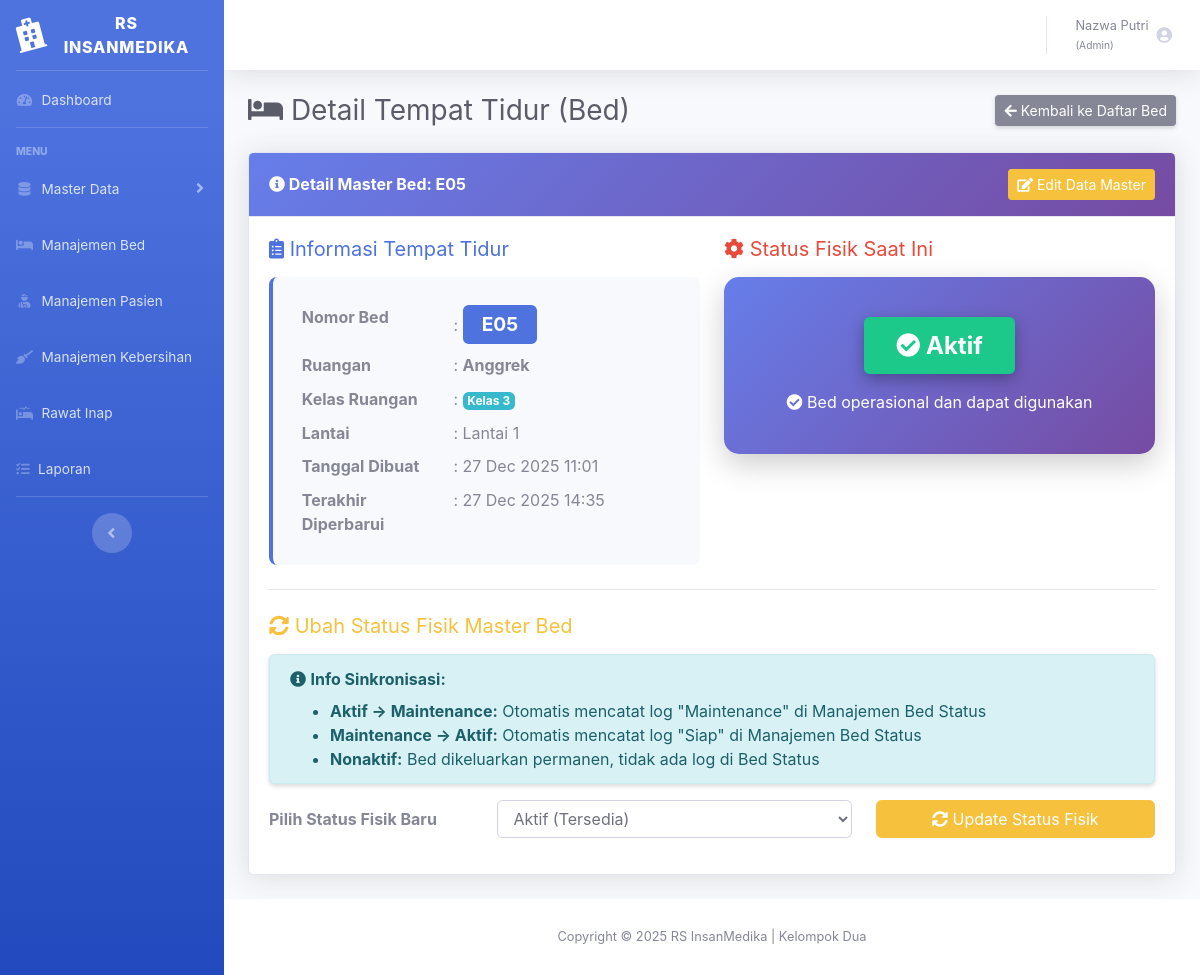
/rumahsakit/tempattidur/detail.php?id=13 (signed in), run on the app's committed database.
### tables this page shows
CREATE TABLE `t_tempattidur` (
  `f_idbed` int(11) NOT NULL,
  `f_idruangan` int(11) NOT NULL,
  `f_nomorbed` varchar(150) NOT NULL,
  `f_stsfisik` enum('Aktif','Nonaktif','Maintenance') NOT NULL,
  `f_created` datetime NOT NULL,
  `f_updated` datetime NOT NULL
);

CREATE TABLE `t_ruangan` (
  `f_idruangan` int(11) NOT NULL,
  `f_nama` varchar(150) NOT NULL,
  `f_kelas` enum('VVIP','VIP','Kelas 1','Kelas 2','Kelas 3') NOT NULL,
  `f_lantai` int(11) NOT NULL,
  `f_kapasitas` int(11) NOT NULL,
  `f_created` datetime NOT NULL,
  `f_updated` datetime NOT NULL,
  `f_luasruangan` decimal(6,2) DEFAULT NULL,
  `f_luasperbed` decimal(5,2) DEFAULT NULL,
  `f_faktorefisiensi` decimal(3,2) NOT NULL,
  `f_kapasitasmaks` int(11) NOT NULL
);

### rumahsakit/dbcontroller.php (called while the page is built, shortened)
<?php
class dbcontroller
{
    private $host = '127.0.0.1';
    private $user = 'root';
    private $password = '';
    private $database = 'rumahsakit';
    private $koneksi;
    public function __construct()
    {
        $this->koneksi = $this->koneksiDB();
    }
    private function koneksiDB()
    {
        return mysqli_connect($this->host, $this->user, $this->password, $this->database);
    }
    public function getITEM($sql)
    {
        $result = mysqli_query($this->koneksi, $sql);
        return $result ? mysqli_fetch_assoc($result) : false;
    }
}

### rumahsakit/tempattidur/detail.php (the view, shortened to what this page needs)
<?php
require_once "../dbcontroller.php";
$db = new dbcontroller();
$id_bed = (int)$_GET['id'];
$sql_detail = "SELECT
                tt.f_idbed,
                tt.f_nomorbed,
                tt.f_stsfisik,
                tt.f_created,
                tt.f_updated,
                r.f_idruangan,
                r.f_nama AS nama_ruangan,
                r.f_kelas AS kelas_ruangan,
                r.f_lantai
            FROM
                t_tempattidur tt
            INNER JOIN
                t_ruangan r ON tt.f_idruangan = r.f_idruangan
            WHERE
                tt.f_idbed = $id_bed";
$bed_detail = $db->getITEM($sql_detail);
$bed_fisik_status = $bed_detail['f_stsfisik'];
?>
<!DOCTYPE html>
<html lang="en">
<head>
    <link href="../vendor/fontawesome-free/css/all.min.css" rel="stylesheet">
    <link href="../css/sb-admin-2.min.css" rel="stylesheet">
</head>
<body id="page-top">
<div id="wrapper">
    <?php include '../sidebar.php'; ?>
    <div id="content-wrapper" class="d-flex flex-column">
        <div id="content">
            <?php include '../topbar.php'; ?>
            <div class="container-fluid">
                <div class="d-sm-flex align-items-center justify-content-between mb-4">
                    <h1 class="h3 mb-0 text-gray-800">
                        <i class="fas fa-bed"></i> Detail Tempat Tidur (Bed)
                    </h1>
                    <a href="select.php" class="btn btn-secondary btn-sm shadow-sm">
                        <i class="fas fa-arrow-left"></i> Kembali ke Daftar Bed
                    </a>
                </div>
                <div class="card shadow mb-4">
                    <div class="card-header py-3 d-flex justify-content-between align-items-center">
                        <h6 class="m-0 font-weight-bold text-white">
                            <i class="fas fa-info-circle"></i> Detail Master Bed: <?= htmlspecialchars($bed_detail['f_nomorbed']) ?>
                        </h6>
                        <a href="update.php?id=<?= $id_bed ?>" class="btn btn-warning btn-sm" title="Ubah Data Master Bed">
                            <i class="fas fa-edit"></i> Edit Data Master
                        </a>
                    </div>
                    <div class="card-body">
                        <div class="row">
                            <div class="col-md-6">
                                <h5 class="text-primary mb-3">
                                    <i class="fas fa-clipboard-list"></i> Informasi Tempat Tidur
                                </h5>
                                <div class="info-box">
                                    <table class="table table-sm table-borderless mb-0">
                                        <tr>
                                            <th width="40%">Nomor Bed</th>
                                            <td>: <span class="badge badge-primary badge-lg"><?= htmlspecialchars($bed_detail['f_nomorbed']) ?></span></td>
                                        </tr>
                                        <tr>
                                            <th>Ruangan</th>
                                            <td>: <strong><?= htmlspecialchars($bed_detail['nama_ruangan']) ?></strong></td>
                                        </tr>
                                        <tr>
                                            <th>Kelas Ruangan</th>
                                            <td>: <span class="badge badge-info"><?= htmlspecialchars($bed_detail['kelas_ruangan']) ?></span></td>
                                        </tr>
                                        <tr>
                                            <th>Lantai</th>
                                            <td>: Lantai <?= htmlspecialchars($bed_detail['f_lantai']) ?></td>
                                        </tr>
                                        <tr>
                                            <th>Tanggal Dibuat</th>
                                            <td>: <?= date('d M Y H:i', strtotime($bed_detail['f_created'])) ?></td>
                                        </tr>
                                        <tr>
                                            <th>Terakhir Diperbarui</th>
                                            <td>: <?= date('d M Y H:i', strtotime($bed_detail['f_updated'])) ?></td>
                                        </tr>
                                    </table>
                                </div>
                            </div>
                            <div class="col-md-6">
                                <h5 class="text-danger mb-3">
                                    <i class="fas fa-cog"></i> Status Fisik Saat Ini
                                </h5>
                                <div class="status-display">
                                    <span class="badge badge-lg
                                        <?php
                                            if ($bed_fisik_status == 'Aktif') echo 'badge-success';
                                            elseif ($bed_fisik_status == 'Nonaktif') echo 'badge-danger';
                                            elseif ($bed_fisik_status == 'Maintenance') echo 'badge-warning text-dark';
                                            else echo 'badge-secondary';
                                        ?>">
                                        <i class="fas
                                            <?php
                                                if ($bed_fisik_status == 'Aktif') echo 'fa-check-circle';
                                                elseif ($bed_fisik_status == 'Nonaktif') echo 'fa-ban';
                                                elseif ($bed_fisik_status == 'Maintenance') echo 'fa-tools';
                                            ?>"></i>
                                        <?= htmlspecialchars($bed_fisik_status) ?>
                                    </span>
                                    <p class="mb-0 mt-3 text-white">
                                        <?php
                                        if ($bed_fisik_status == 'Aktif') echo '<i class="fas fa-check-circle"></i> Bed operasional dan dapat digunakan';
                                        elseif ($bed_fisik_status == 'Maintenance') echo '<i class="fas fa-tools"></i> Bed dalam perbaikan fisik berat';
                                        elseif ($bed_fisik_status == 'Nonaktif') echo '<i class="fas fa-ban"></i> Bed tidak dapat digunakan (permanen)';
                                        ?>
                                    </p>
                                </div>
                            </div>
                        </div>
                        <hr class="my-4">
                        <h5 class="mt-4 mb-3 text-warning">
                           <i class="fas fa-sync-alt"></i> Ubah Status Fisik Master Bed
                        </h5>
                        <?php if ($bed_fisik_status == 'Nonaktif'): ?>
                            <div class="alert alert-danger shadow-sm">
                                <i class="fas fa-ban"></i> <strong>PERHATIAN KHUSUS:</strong> Tempat tidur ini berstatus <strong>Nonaktif Permanen</strong>.
                                Status ini tidak dapat diubah kembali menjadi Aktif atau Maintenance.
                                <br>Jika aset fisik diganti, Anda harus membuat aset baru.
                            </div>
                        <?php else: ?>
                            <div class="alert alert-info shadow-sm">
                                <i class="fas fa-info-circle"></i> <strong>Info Sinkronisasi:</strong>
                                <ul class="mb-0 mt-2">
                                    <li><strong>Aktif → Maintenance:</strong> Otomatis mencatat log "Maintenance" di Manajemen Bed Status</li>
                                    <li><strong>Maintenance → Aktif:</strong> Otomatis mencatat log "Siap" di Manajemen Bed Status</li>
                                    <li><strong>Nonaktif:</strong> Bed dikeluarkan permanen, tidak ada log di Bed Status</li>
                                </ul>
                            </div>
                        <?php endif; ?>
                        <form method="POST" class="mt-3">
                            <div class="form-group row">
                                <label for="f_stsfisik" class="col-sm-3 col-form-label font-weight-bold">
                                    Pilih Status Fisik Baru
                                </label>
                                <div class="col-sm-5">
                                    <select name="f_stsfisik" id="f_stsfisik" class="form-control" required
                                            <?= ($bed_fisik_status == 'Nonaktif') ? 'disabled' : '' ?>>
                                        <option value="Aktif" <?= ($bed_fisik_status == 'Aktif') ? 'selected' : '' ?>>Aktif (Tersedia)</option>
                                    </select>
                                </div>
                                <div class="col-sm-4">
                                    <button type="submit" name="update_fisik" class="btn btn-warning btn-block"
                                            <?= ($bed_fisik_status == 'Nonaktif') ? 'disabled' : '' ?>>
                                        <i class="fas fa-sync-alt"></i> Update Status Fisik
                                    </button>
                                </div>
                            </div>
                        </form>
                    </div>
                </div>
            </div>
        </div>
        <footer class="sticky-footer bg-white">
            <div class="container my-auto">
                <div class="copyright text-center my-auto">
                    <span>Copyright &copy; 2025 RS InsanMedika | Kelompok Dua</span>
                </div>
            </div>
        </footer>
    </div>
</div>
</body>
</html>

### rumahsakit/tempattidur/detail.php (style rules this page uses)
.info-box { background: #f8f9fc; padding: 1.5rem; border-radius: 8px; border-left: 4px solid #4e73df; }
.status-display { text-align: center; padding: 2.5rem; background: linear-gradient(135deg, #667eea 0%, #764ba2 100%); border-radius: 15px; box-shadow: 0 10px 30px rgba(0,0,0,0.2); }
.status-display .badge-lg { font-size: 1.5rem; padding: 1rem 2rem; box-shadow: 0 5px 15px rgba(0,0,0,0.3); }
.badge-lg { font-size: 1.2rem; padding: 0.6rem 1.2rem; }
.card-header { background: linear-gradient(135deg, #667eea 0%, #764ba2 100%); }

### data on the page
t_tempattidur: f_nomorbed "E05", f_idruangan.f_nama "Anggrek", f_idruangan.f_kelas "Kelas 3", f_idruangan.f_lantai "1", f_created "27 Dec 2025 11:01", f_updated "27 Dec 2025 14:35", f_stsfisik "Aktif", f_stsfisik "Aktif (Tersedia)"

### other printed values
$nama_petugas "Nazwa Putri"
$role_petugas "Admin"
